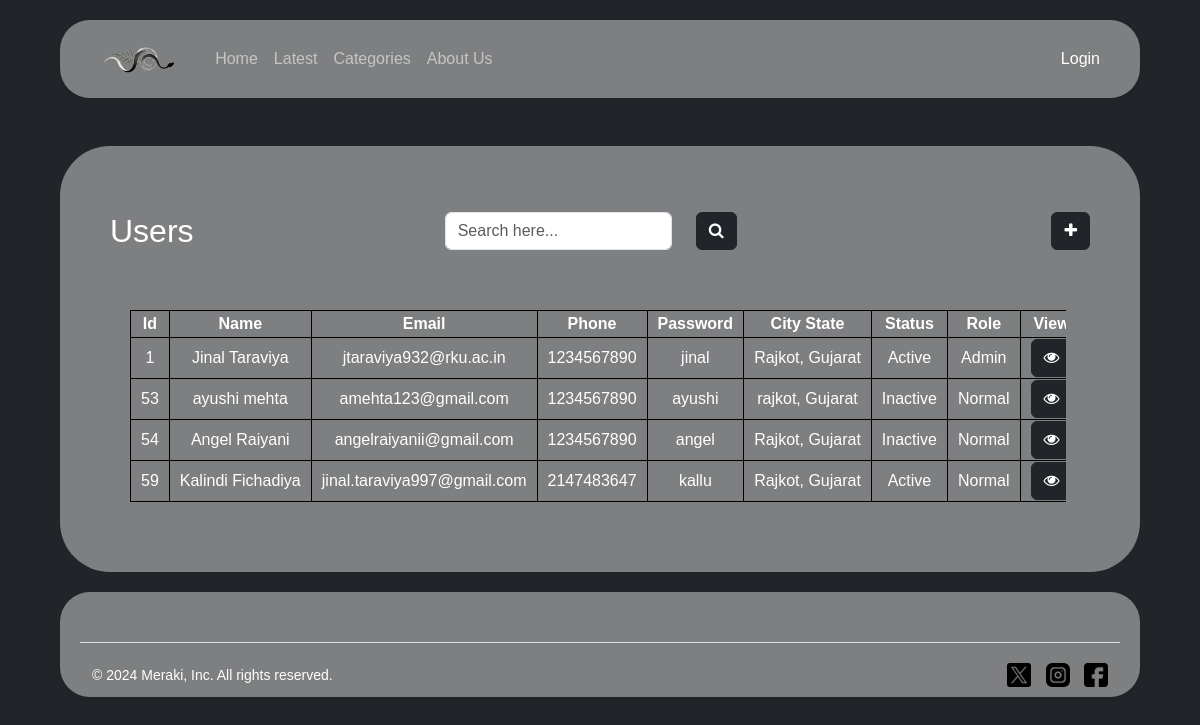
The page /AdUsers.php on the database as committed earlier.
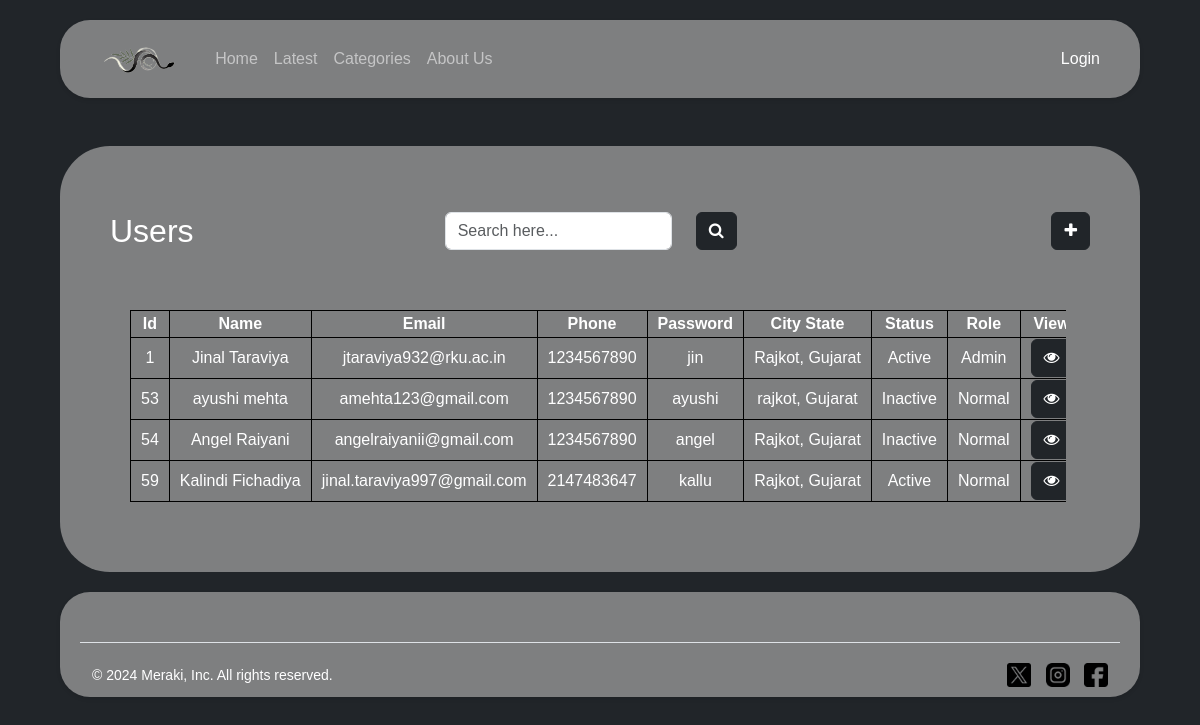
The same page on the database as committed later.
### tables this page shows
CREATE TABLE `user_tbl` (
  `U_Id` int(11) NOT NULL,
  `U_Fnm` varchar(255) NOT NULL,
  `U_Lnm` varchar(255) NOT NULL,
  `U_Email` varchar(255) NOT NULL,
  `U_Phn` int(15) NOT NULL,
  `U_Add` text NOT NULL,
  `U_City` char(10) NOT NULL,
  `U_State` char(10) NOT NULL,
  `U_Zip` int(6) NOT NULL,
  `U_Pwd` varchar(255) NOT NULL,
  `U_Profile` varchar(255) DEFAULT NULL,
  `U_Role` char(10) DEFAULT 'Normal',
  `U_Status` char(10) DEFAULT 'Inactive'
);

### AdUsers.php (the view, shortened to what this page needs)
<!DOCTYPE html>
<html lang="en">
<head>
    <link rel="stylesheet" href="styles.css">
    <?php
    include 'Header.php';
    ?>
</head>
<body class="bg-dark">
    <div class="container mt-5">
        <div class="row mt-3 mb-3">
            <h2 class="col-md-4" style="color:white">Users</h2>
            <div class="col-md-3" style="text-align:right"><input type="text" class="form-control"
                    placeholder="Search here...">&nbsp;</div>
            <div class="col-md-1"><button class="btn btn-dark"><i class="fa fa-search "></i></button></div>
            <div class="col-md-3"></div>
            <div class="col-md-1" style="text-align:right"><button class="btn btn-dark" onclick="addForm(1)"><i
                        class="fa fa-plus"></i></button></div>
        </div>
        <div class="row w-100">
            <div class="col-12">
                <table>
                    <tr>
                        <th style="width:50px">Id</th>
                        <th>Name</th>
                        <th>Email</th>
                        <th>Phone</th>
                        <th>Password</th>
                        <th>City State</th>
                        <th>Status</th>
                        <th>Role</th>
                        <th>View</th>
                    </tr>
                    <?php
                    $q = "Select * from user_tbl";
                    $result = mysqli_query($con, $q);
                    while ($r = mysqli_fetch_assoc($result)) {
                        ?>
                        <tr>
                            <td><?php echo $r['U_Id']; ?></td>
                            <td><?php echo $r['U_Fnm'] . " " . $r['U_Lnm']; ?></td>
                            <td><?php echo $r['U_Email']; ?></td>
                            <td><?php echo $r['U_Phn']; ?></td>
                            <td><?php echo $r['U_Pwd']; ?></td>
                            <td><?php echo $r['U_City'] . ", " . $r['U_State']; ?></td>
                            <td><?php echo $r['U_Status']; ?></td>
                            <td><?php echo $r['U_Role']; ?></td>
                            <td>
                                <form method="post" action="AdUsers.php#user_profile"><a href="#user_profile"><button
                                            type="submit" class="btn btn-dark" value="<?php echo $r['U_Id'] ?>"
                                            name="showUsr" onclick="showUser(1)"><i class="fa fa-eye"></i></button></a>
                                </form>
                            </td>
                        </tr>
                        <?php
                    }
                    ?>
                </table>
            </div>
        </div>
    </div>
    <?php
    include 'Footer.php';
    ?>
</body>
</html>

### Header.php (shortened to what this page needs)
<!DOCTYPE html>
<html lang="en">
<head>
    <link href="https://cdn.jsdelivr.net/npm/bootstrap@5.3.0/dist/css/bootstrap.min.css" rel="stylesheet">
    <link rel="stylesheet" href="https://cdnjs.cloudflare.com/ajax/libs/font-awesome/4.7.0/css/font-awesome.min.css">
    <link rel="stylesheet" href="styles.css">
</head>
<body>
    <header class="header">
        <nav class="navbar navbar-expand-lg navbar-dark">
            <div class="container-fluid">
                <a class="navbar-brand logo" href="#">
                    <img src="img/logo1.png" alt="Logo">
                </a>
                <div class="collapse navbar-collapse" id="navbarNav">
                    <ul class="navbar-nav me-auto mb-2 mb-lg-0">
                        <?php if (isset($_SESSION['U_Admin'])) { ?>
                            <li class="nav-item"><a class="nav-link" href="admin.php">Home</a></li>
                            <li class="nav-item"><a class="nav-link" href="admin.php#discount">Discount/Offers</a></li>
                            <li class="nav-item"><a class="nav-link" href="admin.php#category">Category</a></li>
                            <li class="nav-item dropdown">
                                <a class="nav-link dropdown-toggle" href="#" id="navbarDropdown" role="button"
                                    data-bs-toggle="dropdown" aria-expanded="false">Pages</a>
                                <ul class="dropdown-menu">
                                    <li><a class="dropdown-item" href="AdOrders.php">Orders</a></li>
                                    <li><a class="dropdown-item" href="AdCategory.php">Category</a></li>
                                    <li><a class="dropdown-item" href="AdProducts.php">Products</a></li>
                                    <li><a class="dropdown-item" href="AdUsers.php">Users</a></li>
                                    <li><a class="dropdown-item" href="">Site Settings</a></li>
                                </ul>
                            </li>
                            <li class="nav-item dropdown">
                                <a class="nav-link dropdown-toggle" href="#" id="navbarDropdown" role="button"
                                    data-bs-toggle="dropdown" aria-expanded="false">User</a>
                                <ul class="dropdown-menu">
                                    <li class="nav-item"><a class="nav-link" href="Index.php">Home</a></li>
                                    <li class="nav-item"><a class="nav-link" href="Index.php#latest">Latest</a></li>
                                    <li class="nav-item"><a class="nav-link" href="categories.php">Categories</a></li>
                                    <li class="nav-item"><a class="nav-link" href="About.php">About Us</a></li>
                                </ul>
                            </li>
                        <?php } else { ?>
                            <li class="nav-item"><a class="nav-link" href="Index.php">Home</a></li>
                            <li class="nav-item"><a class="nav-link" href="Index.php#latest">Latest</a></li>
                            <li class="nav-item"><a class="nav-link" href="categories.php">Categories</a></li>
                            <li class="nav-item"><a class="nav-link" href="About.php">About Us</a></li>
                        <?php } ?>
                    </ul>
                    <ul class="navbar-nav mb-2 mb-lg-0">
                        <?php if (isset($_SESSION['U_Admin']) || isset($_SESSION['U_User'])) { ?>
                            <li class="nav-item dropdown login-register">
                                <a class="nav-link dropdown-toggle" href="#" id="navbarDropdown" role="button"
                                    data-bs-toggle="dropdown" aria-expanded="false">Account</a>
                                <ul class="dropdown-menu">
                                    <li><a class="dropdown-item" href="Account.php">My Profile</a></li>
                                    <li><a class="dropdown-item" href="cart.php">Cart</a></li>
                                    <li><a class="dropdown-item" href="wishlist.php">Wish List</a></li>
                                    <li><a class="dropdown-item" href="order.php">Order Now</a></li>
                                    <li><a class="dropdown-item" href="logout.php">Log out</a></li>
                                </ul>
                            </li>
                        <?php } else { ?>
                            <li class="nav-item login-register">
                                <a class="nav-link" href="Login.php">Login</a>
                            </li>
                        <?php } ?>
                    </ul>
                </div>
            </div>
        </nav>
    </header>
</body>
</html>

### Footer.php (shortened to what this page needs)
<footer class="row footer mb-5">
    <div class="row">
    </div>
    <div class="footer-bottom">
        <p>© 2024 Meraki, Inc. All rights reserved.</p>
        <div class="social-icons">
            <a href="#"><img src="Img/twitter.png" alt="Twitter"></a>
            <a href="#"><img src="Img/instagram.png" alt="Instagram"></a>
            <a href="#"><img src="Img/facebook.png" alt="Facebook"></a>
        </div>
    </div>
</footer>
</body>
</html>

### styles.css (style rules this page uses)
body { background-color: #f8f9fa; font-family: Quicksand, sans-serif; color: white; }
.container { background-color: rgba(165, 165, 165, 0.7); padding: 50px; border-radius: 50px; width: auto; margin-top: 20px; margin-left: 5%; margin-right: 5%; }
a { color: #000000; text-decoration: none; }
table { display: block; overflow-x: auto; white-space: nowrap; padding: 20px; }

### Header.php (style rules this page uses)
.header { background-color: rgba(165, 165, 165, 0.7); padding: 10px 20px; border-radius: 30px; margin: 20px 5%; box-shadow: 0 2px 4px rgba(0, 0, 0, 0.1); }
.logo img { height: 30px; }
.login-register a { text-decoration: none; color: white; font-size: 16px; }

### AdUsers.php (style rules this page uses)
tr { border: 1px solid black; text-align: center; }
th, td { border: 1px solid black; padding-left: 10px; padding-right: 10px; }
table { width: 100%; border-collapse: collapse; }

### Footer.php (style rules this page uses)
.footer { background-color: rgba(165, 165, 165, 0.7);; width: auto; margin-top: 20px; margin-left: 5%; margin-right: 5%; display: flex; justify-content: space-between; align-items: center; padding: 10px 20px; border-radius: 30px; box-shadow: 0 2px 4px rgba(0, 0, 0, 0.1); }
.footer-bottom { display: flex; justify-content: space-between; align-items: center; border-top: 1px solid #dee2e6; padding-top: 20px; }
.footer-bottom p { margin: 0; color: #ffffff; font-size: 14px; }
.social-icons a { margin-left: 10px; }
.social-icons img { width: 24px; height: 24px; }

Rows that differ between the two databases and show on the page:
changed user_tbl "Jinal": U_Pwd "jinal" → "jin"
